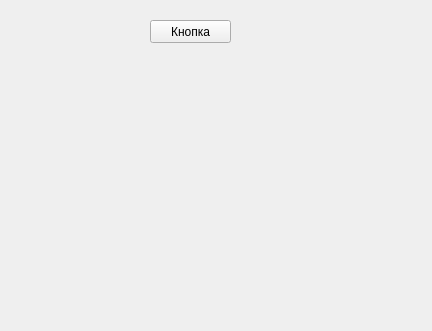
<?xml version="1.0" encoding="UTF-8"?>
<ui version="4.0">
 <class>Form</class>
 <widget class="QWidget" name="Form">
  <property name="geometry">
   <rect>
    <x>0</x>
    <y>0</y>
    <width>432</width>
    <height>331</height>
   </rect>
  </property>
  <property name="windowTitle">
   <string>Form</string>
  </property>
  <widget class="QPushButton" name="pushButton">
   <property name="geometry">
    <rect>
     <x>150</x>
     <y>20</y>
     <width>81</width>
     <height>23</height>
    </rect>
   </property>
   <property name="text">
    <string>Кнопка</string>
   </property>
  </widget>
 </widget>
 <resources/>
 <connections/>
</ui>
